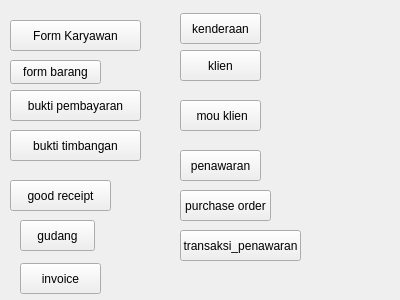
<?xml version="1.0" encoding="UTF-8"?>
<ui version="4.0">
 <class>guipraktikum</class>
 <widget class="QWidget" name="guipraktikum">
  <property name="geometry">
   <rect>
    <x>0</x>
    <y>0</y>
    <width>400</width>
    <height>300</height>
   </rect>
  </property>
  <property name="windowTitle">
   <string>Form</string>
  </property>
  <widget class="QPushButton" name="pushButton">
   <property name="geometry">
    <rect>
     <x>10</x>
     <y>20</y>
     <width>131</width>
     <height>31</height>
    </rect>
   </property>
   <property name="text">
    <string>Form Karyawan</string>
   </property>
  </widget>
  <widget class="QPushButton" name="pushButton_barang">
   <property name="geometry">
    <rect>
     <x>10</x>
     <y>60</y>
     <width>91</width>
     <height>24</height>
    </rect>
   </property>
   <property name="text">
    <string>form barang</string>
   </property>
  </widget>
  <widget class="QPushButton" name="pushButton_3">
   <property name="geometry">
    <rect>
     <x>10</x>
     <y>90</y>
     <width>131</width>
     <height>31</height>
    </rect>
   </property>
   <property name="text">
    <string>bukti pembayaran</string>
   </property>
  </widget>
  <widget class="QPushButton" name="pushButton_4">
   <property name="geometry">
    <rect>
     <x>10</x>
     <y>130</y>
     <width>131</width>
     <height>31</height>
    </rect>
   </property>
   <property name="text">
    <string>bukti timbangan</string>
   </property>
  </widget>
  <widget class="QPushButton" name="pushButton_5">
   <property name="geometry">
    <rect>
     <x>10</x>
     <y>180</y>
     <width>101</width>
     <height>31</height>
    </rect>
   </property>
   <property name="text">
    <string>good receipt</string>
   </property>
  </widget>
  <widget class="QPushButton" name="pushButton_6">
   <property name="geometry">
    <rect>
     <x>20</x>
     <y>220</y>
     <width>75</width>
     <height>31</height>
    </rect>
   </property>
   <property name="text">
    <string>gudang</string>
   </property>
  </widget>
  <widget class="QPushButton" name="pushButton_7">
   <property name="geometry">
    <rect>
     <x>20</x>
     <y>263</y>
     <width>81</width>
     <height>31</height>
    </rect>
   </property>
   <property name="text">
    <string>invoice</string>
   </property>
  </widget>
  <widget class="QPushButton" name="pushButton_8">
   <property name="geometry">
    <rect>
     <x>180</x>
     <y>13</y>
     <width>81</width>
     <height>31</height>
    </rect>
   </property>
   <property name="text">
    <string>kenderaan</string>
   </property>
  </widget>
  <widget class="QPushButton" name="pushButton_9">
   <property name="geometry">
    <rect>
     <x>180</x>
     <y>50</y>
     <width>81</width>
     <height>31</height>
    </rect>
   </property>
   <property name="text">
    <string>klien</string>
   </property>
  </widget>
  <widget class="QPushButton" name="pushButton_10">
   <property name="geometry">
    <rect>
     <x>180</x>
     <y>100</y>
     <width>81</width>
     <height>31</height>
    </rect>
   </property>
   <property name="text">
    <string> mou klien</string>
   </property>
  </widget>
  <widget class="QPushButton" name="pushButton_11">
   <property name="geometry">
    <rect>
     <x>180</x>
     <y>150</y>
     <width>81</width>
     <height>31</height>
    </rect>
   </property>
   <property name="text">
    <string>penawaran</string>
   </property>
  </widget>
  <widget class="QPushButton" name="pushButton_12">
   <property name="geometry">
    <rect>
     <x>180</x>
     <y>190</y>
     <width>91</width>
     <height>31</height>
    </rect>
   </property>
   <property name="text">
    <string>purchase order</string>
   </property>
  </widget>
  <widget class="QPushButton" name="pushButton_13">
   <property name="geometry">
    <rect>
     <x>180</x>
     <y>230</y>
     <width>121</width>
     <height>31</height>
    </rect>
   </property>
   <property name="text">
    <string>transaksi_penawaran</string>
   </property>
  </widget>
 </widget>
 <resources/>
 <connections/>
</ui>
